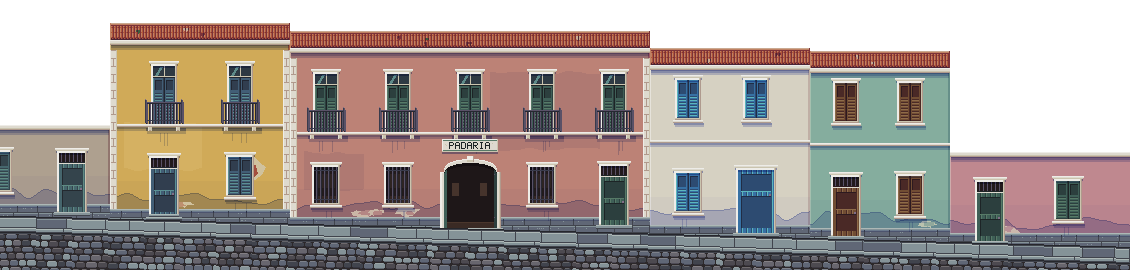
#> input picture assets/street_world.png, 1130 x 270 px
$ python make_preview.py
#> lines starting #> are read from the running program, lines starting #| are printed output that depends on the picture
### tools/pxl.py
"""Helpers mínimos de pixel art (sem antialias, paletas com mudança de matiz)."""
from PIL import Image, ImageDraw
import colorsys, random, math

def hsl(h, s, l):
    r, g, b = colorsys.hls_to_rgb((h % 360) / 360.0, max(0, min(1, l)), max(0, min(1, s)))
    return (round(r * 255), round(g * 255), round(b * 255))

def _toward(h, target, amt):
    d = ((target - h + 180) % 360) - 180
    return h + d * amt

def ramp(h, s, ls=(0.20, 0.34, 0.50, 0.66, 0.80), warm=52, cool=248, k=0.30):
    """Rampa escuro->claro: sombras tendem ao azul/roxo, luzes ao amarelo; saturação maior no meio."""
#> called with h = 222, s = 0.1, ls = (0.16, 0.28, 0.42, 0.56, 0.7), warm = 52, cool = 248, k = 0.3
    n = len(ls); out = []
    for i, l in enumerate(ls):
        t = (i / (n - 1)) * 2 - 1
        hh = _toward(h, warm if t > 0 else cool, abs(t) * k)
        ss = s * (1 - 0.30 * abs(t))
        out.append(hsl(hh, ss, l))
    return out

def mix(a, b, t):
    return tuple(round(a[i] + (b[i] - a[i]) * t) for i in range(3))

SH1 = (0.80, 0.82, 0.93)
SH2 = (0.62, 0.66, 0.86)
SH3 = (0.46, 0.50, 0.76)

class C:
    # [4 lines left out: function __init__, not called in this run]
    def get(s, x, y):
        if 0 <= x < s.w and 0 <= y < s.h: return s.p[x, y]
        return (0, 0, 0, 0)
    def pset(s, x, y, c):
        if 0 <= x < s.w and 0 <= y < s.h:
            s.p[x, y] = c if len(c) == 4 else (c[0], c[1], c[2], 255)
    # [4 lines left out: function rect, not called in this run]
    def hline(s, x, y, w, c):
        for xx in range(int(x), int(x + w)): s.pset(xx, int(y), c)
    def vline(s, x, y, h, c):
        for yy in range(int(y), int(y + h)): s.pset(int(x), yy, c)
    def line(s, x0, y0, x1, y1, c):
        ImageDraw.Draw(s.im).line([(x0, y0), (x1, y1)], fill=c if len(c) == 4 else (*c, 255))
    def poly(s, pts, c):
        ImageDraw.Draw(s.im).polygon(pts, fill=c if len(c) == 4 else (*c, 255))
    # [16 lines left out: functions shade, lighten, not called in this run]
    def paste(s, o, x, y):
        s.im.alpha_composite(o.im if isinstance(o, C) else o, (int(x), int(y)))
    def save(s, path): s.im.save(path)

# [14 lines left out: function patch, not called in this run]

FONT = {
 'P': ["####.", "#...#", "#...#", "####.", "#....", "#....", "#...."],
 'A': [".###.", "#...#", "#...#", "#####", "#...#", "#...#", "#...#"],
 'D': ["####.", "#...#", "#...#", "#...#", "#...#", "#...#", "####."],
 'R': ["####.", "#...#", "#...#", "####.", "#.#..", "#..#.", "#...#"],
 'I': [".###.", "..#..", "..#..", "..#..", "..#..", "..#..", ".###."],
}
# [8 lines left out: function text, not called in this run]

### tools/make_preview.py
from PIL import Image, ImageDraw, ImageFont
from build_street import *
import street
world = Image.open('../assets/street_world.png'); far = Image.open('../assets/street_far.png')
#> further down, world is the input picture: PIL image 1130x270 RGBA; mean R, G, B, A 109.4, 98.8, 93.2, 195.5
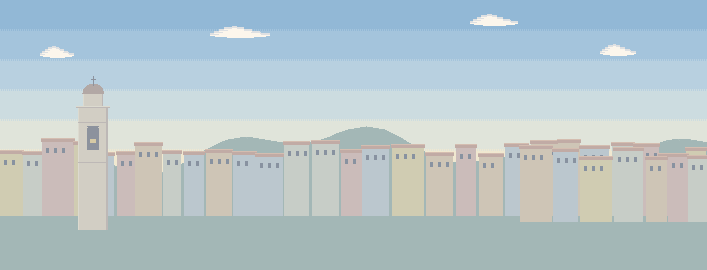
#> input picture assets/street_far.png, 707 x 270 px
#> further down, far is the input picture: PIL image 707x270 RGBA; mean R, G, B, A 183, 198.7, 203.8, 255
base = Image.open('../assets/bakery_interior_base.png'); counter = Image.open('../assets/bakery_counter.png')
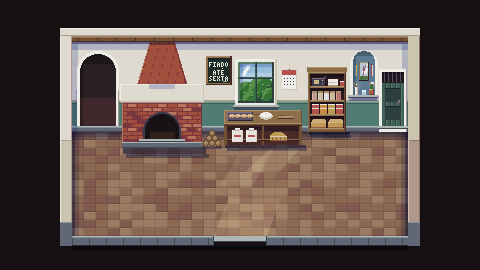
#> input picture assets/bakery_interior_base.png, 480 x 270 px
#> further down, base is the input picture: PIL image 480x270 RGBA; mean R, G, B, A 94.8, 81.2, 75.6, 255
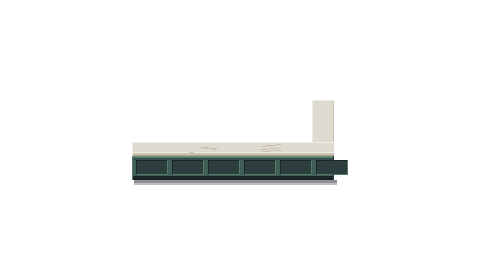
#> input picture assets/bakery_counter.png, 480 x 270 px
#> further down, counter is the input picture: PIL image 480x270 RGBA; mean R, G, B, A 8.5, 9.1, 8.7, 18.1
#> (the run stopped early here; a loop or call above may not have finished)
